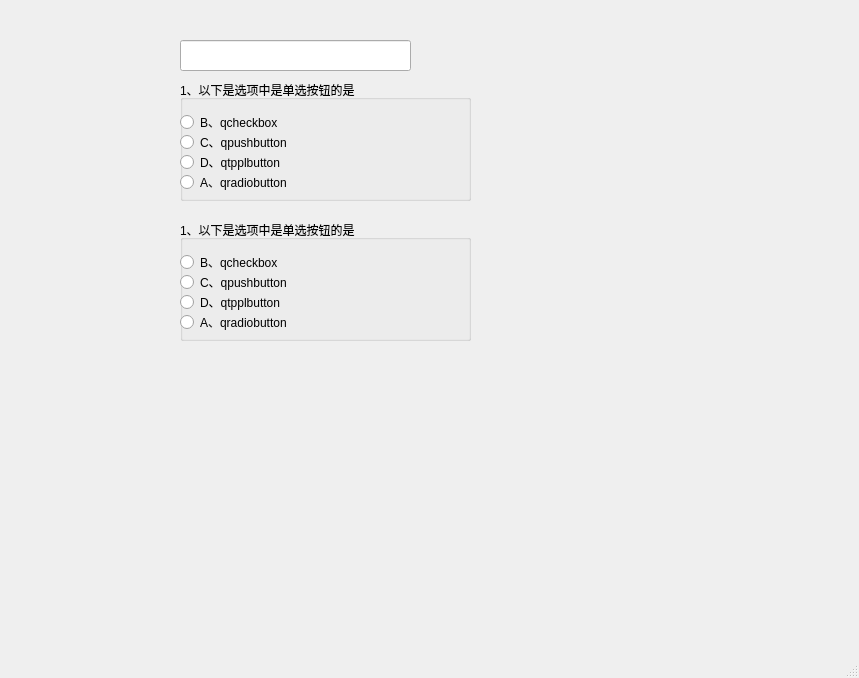
<?xml version="1.0" encoding="UTF-8"?>
<ui version="4.0">
 <class>MainWindow</class>
 <widget class="QMainWindow" name="MainWindow">
  <property name="geometry">
   <rect>
    <x>0</x>
    <y>0</y>
    <width>859</width>
    <height>678</height>
   </rect>
  </property>
  <property name="windowTitle">
   <string>MainWindow</string>
  </property>
  <widget class="QWidget" name="centralwidget">
   <widget class="QLineEdit" name="lineEdit">
    <property name="geometry">
     <rect>
      <x>180</x>
      <y>40</y>
      <width>231</width>
      <height>31</height>
     </rect>
    </property>
   </widget>
   <widget class="QGroupBox" name="groupBox">
    <property name="geometry">
     <rect>
      <x>180</x>
      <y>80</y>
      <width>291</width>
      <height>121</height>
     </rect>
    </property>
    <property name="title">
     <string>1、以下是选项中是单选按钮的是</string>
    </property>
    <widget class="QRadioButton" name="radioButton">
     <property name="geometry">
      <rect>
       <x>0</x>
       <y>90</y>
       <width>161</width>
       <height>24</height>
      </rect>
     </property>
     <property name="text">
      <string>A、qradiobutton</string>
     </property>
    </widget>
    <widget class="QRadioButton" name="radioButton_2">
     <property name="geometry">
      <rect>
       <x>0</x>
       <y>30</y>
       <width>151</width>
       <height>24</height>
      </rect>
     </property>
     <property name="text">
      <string>B、qcheckbox</string>
     </property>
    </widget>
    <widget class="QRadioButton" name="radioButton_4">
     <property name="geometry">
      <rect>
       <x>0</x>
       <y>70</y>
       <width>161</width>
       <height>24</height>
      </rect>
     </property>
     <property name="text">
      <string>D、qtpplbutton</string>
     </property>
    </widget>
    <widget class="QRadioButton" name="radioButton_3">
     <property name="geometry">
      <rect>
       <x>0</x>
       <y>50</y>
       <width>151</width>
       <height>24</height>
      </rect>
     </property>
     <property name="text">
      <string>C、qpushbutton</string>
     </property>
    </widget>
   </widget>
   <widget class="QGroupBox" name="groupBox_2">
    <property name="geometry">
     <rect>
      <x>180</x>
      <y>220</y>
      <width>291</width>
      <height>121</height>
     </rect>
    </property>
    <property name="title">
     <string>1、以下是选项中是单选按钮的是</string>
    </property>
    <widget class="QRadioButton" name="radioButton_5">
     <property name="geometry">
      <rect>
       <x>0</x>
       <y>90</y>
       <width>161</width>
       <height>24</height>
      </rect>
     </property>
     <property name="text">
      <string>A、qradiobutton</string>
     </property>
    </widget>
    <widget class="QRadioButton" name="radioButton_6">
     <property name="geometry">
      <rect>
       <x>0</x>
       <y>30</y>
       <width>151</width>
       <height>24</height>
      </rect>
     </property>
     <property name="text">
      <string>B、qcheckbox</string>
     </property>
    </widget>
    <widget class="QRadioButton" name="radioButton_7">
     <property name="geometry">
      <rect>
       <x>0</x>
       <y>70</y>
       <width>161</width>
       <height>24</height>
      </rect>
     </property>
     <property name="text">
      <string>D、qtpplbutton</string>
     </property>
    </widget>
    <widget class="QRadioButton" name="radioButton_8">
     <property name="geometry">
      <rect>
       <x>0</x>
       <y>50</y>
       <width>151</width>
       <height>24</height>
      </rect>
     </property>
     <property name="text">
      <string>C、qpushbutton</string>
     </property>
    </widget>
   </widget>
  </widget>
  <widget class="QMenuBar" name="menubar">
   <property name="geometry">
    <rect>
     <x>0</x>
     <y>0</y>
     <width>859</width>
     <height>24</height>
    </rect>
   </property>
  </widget>
  <widget class="QStatusBar" name="statusbar"/>
 </widget>
 <resources/>
 <connections/>
</ui>
